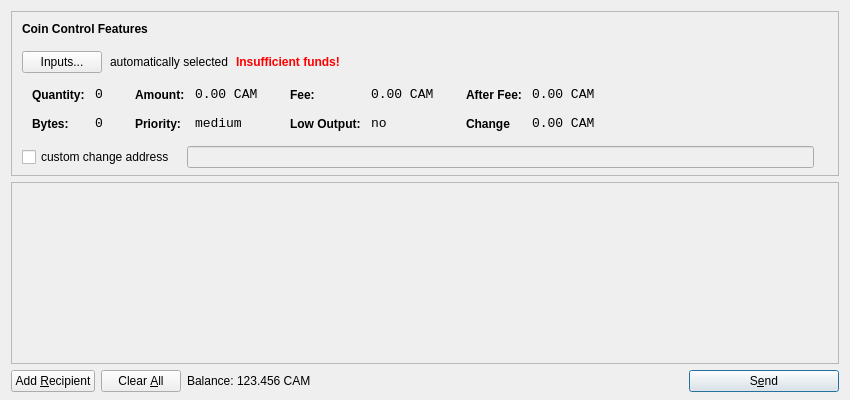
<?xml version="1.0" encoding="UTF-8"?>
<ui version="4.0">
 <class>SendCoinsDialog</class>
 <widget class="QDialog" name="SendCoinsDialog">
  <property name="geometry">
   <rect>
    <x>0</x>
    <y>0</y>
    <width>850</width>
    <height>400</height>
   </rect>
  </property>
  <property name="windowTitle">
   <string>Send Coins</string>
  </property>
  <layout class="QVBoxLayout" name="verticalLayout" stretch="0,1,0">
   <property name="bottomMargin">
    <number>8</number>
   </property>
   <item>
    <widget class="QFrame" name="frameCoinControl">
     <property name="sizePolicy">
      <sizepolicy hsizetype="Expanding" vsizetype="Expanding">
       <horstretch>0</horstretch>
       <verstretch>0</verstretch>
      </sizepolicy>
     </property>
     <property name="maximumSize">
      <size>
       <width>16777215</width>
       <height>16777215</height>
      </size>
     </property>
     <property name="frameShape">
      <enum>QFrame::StyledPanel</enum>
     </property>
     <property name="frameShadow">
      <enum>QFrame::Sunken</enum>
     </property>
     <layout class="QVBoxLayout" name="verticalLayoutCoinControl2">
      <property name="spacing">
       <number>-1</number>
      </property>
      <property name="leftMargin">
       <number>0</number>
      </property>
      <property name="topMargin">
       <number>0</number>
      </property>
      <property name="rightMargin">
       <number>0</number>
      </property>
      <property name="bottomMargin">
       <number>6</number>
      </property>
      <item>
       <layout class="QVBoxLayout" name="verticalLayoutCoinControl" stretch="0,0,0,0,1">
        <property name="spacing">
         <number>0</number>
        </property>
        <property name="leftMargin">
         <number>10</number>
        </property>
        <property name="topMargin">
         <number>10</number>
        </property>
        <item>
         <layout class="QHBoxLayout" name="horizontalLayoutCoinControl1">
          <property name="bottomMargin">
           <number>15</number>
          </property>
          <item>
           <widget class="QLabel" name="labelCoinControlFeatures">
            <property name="sizePolicy">
             <sizepolicy hsizetype="Preferred" vsizetype="Maximum">
              <horstretch>0</horstretch>
              <verstretch>0</verstretch>
             </sizepolicy>
            </property>
            <property name="font">
             <font>
              <weight>75</weight>
              <bold>true</bold>
             </font>
            </property>
            <property name="styleSheet">
             <string notr="true">font-weight:bold;</string>
            </property>
            <property name="text">
             <string>Coin Control Features</string>
            </property>
           </widget>
          </item>
         </layout>
        </item>
        <item>
         <layout class="QHBoxLayout" name="horizontalLayoutCoinControl2" stretch="0,0,0,0">
          <property name="spacing">
           <number>8</number>
          </property>
          <property name="bottomMargin">
           <number>10</number>
          </property>
          <item>
           <widget class="QPushButton" name="pushButtonCoinControl">
            <property name="styleSheet">
             <string notr="true"/>
            </property>
            <property name="text">
             <string>Inputs...</string>
            </property>
           </widget>
          </item>
          <item>
           <widget class="QLabel" name="labelCoinControlAutomaticallySelected">
            <property name="text">
             <string>automatically selected</string>
            </property>
            <property name="margin">
             <number>5</number>
            </property>
           </widget>
          </item>
          <item>
           <widget class="QLabel" name="labelCoinControlInsuffFunds">
            <property name="font">
             <font>
              <weight>75</weight>
              <bold>true</bold>
             </font>
            </property>
            <property name="styleSheet">
             <string notr="true">color:red;font-weight:bold;</string>
            </property>
            <property name="text">
             <string>Insufficient funds!</string>
            </property>
            <property name="margin">
             <number>5</number>
            </property>
           </widget>
          </item>
          <item>
           <spacer name="horizontalSpacerCoinControl">
            <property name="orientation">
             <enum>Qt::Horizontal</enum>
            </property>
            <property name="sizeHint" stdset="0">
             <size>
              <width>40</width>
              <height>1</height>
             </size>
            </property>
           </spacer>
          </item>
         </layout>
        </item>
        <item>
         <widget class="QWidget" name="widgetCoinControl" native="true">
          <property name="sizePolicy">
           <sizepolicy hsizetype="Preferred" vsizetype="Preferred">
            <horstretch>0</horstretch>
            <verstretch>0</verstretch>
           </sizepolicy>
          </property>
          <property name="minimumSize">
           <size>
            <width>0</width>
            <height>0</height>
           </size>
          </property>
          <property name="styleSheet">
           <string notr="true"/>
          </property>
          <layout class="QHBoxLayout" name="horizontalLayoutCoinControl5">
           <property name="margin">
            <number>0</number>
           </property>
           <item>
            <layout class="QHBoxLayout" name="horizontalLayoutCoinControl3" stretch="0,0,0,1">
             <property name="spacing">
              <number>20</number>
             </property>
             <property name="topMargin">
              <number>0</number>
             </property>
             <property name="bottomMargin">
              <number>10</number>
             </property>
             <item>
              <layout class="QFormLayout" name="formLayoutCoinControl1">
               <property name="horizontalSpacing">
                <number>10</number>
               </property>
               <property name="verticalSpacing">
                <number>14</number>
               </property>
               <property name="leftMargin">
                <number>10</number>
               </property>
               <property name="topMargin">
                <number>4</number>
               </property>
               <property name="rightMargin">
                <number>6</number>
               </property>
               <item row="0" column="0">
                <widget class="QLabel" name="labelCoinControlQuantityText">
                 <property name="styleSheet">
                  <string notr="true">font-weight:bold;</string>
                 </property>
                 <property name="text">
                  <string>Quantity:</string>
                 </property>
                 <property name="margin">
                  <number>0</number>
                 </property>
                </widget>
               </item>
               <item row="0" column="1">
                <widget class="QLabel" name="labelCoinControlQuantity">
                 <property name="font">
                  <font>
                   <family>Monospace</family>
                   <pointsize>10</pointsize>
                  </font>
                 </property>
                 <property name="cursor">
                  <cursorShape>IBeamCursor</cursorShape>
                 </property>
                 <property name="contextMenuPolicy">
                  <enum>Qt::ActionsContextMenu</enum>
                 </property>
                 <property name="text">
                  <string>0</string>
                 </property>
                 <property name="margin">
                  <number>0</number>
                 </property>
                 <property name="textInteractionFlags">
                  <set>Qt::LinksAccessibleByMouse|Qt::TextSelectableByKeyboard|Qt::TextSelectableByMouse</set>
                 </property>
                </widget>
               </item>
               <item row="1" column="0">
                <widget class="QLabel" name="labelCoinControlBytesText">
                 <property name="styleSheet">
                  <string notr="true">font-weight:bold;</string>
                 </property>
                 <property name="text">
                  <string>Bytes:</string>
                 </property>
                </widget>
               </item>
               <item row="1" column="1">
                <widget class="QLabel" name="labelCoinControlBytes">
                 <property name="font">
                  <font>
                   <family>Monospace</family>
                   <pointsize>10</pointsize>
                  </font>
                 </property>
                 <property name="cursor">
                  <cursorShape>IBeamCursor</cursorShape>
                 </property>
                 <property name="contextMenuPolicy">
                  <enum>Qt::ActionsContextMenu</enum>
                 </property>
                 <property name="text">
                  <string>0</string>
                 </property>
                 <property name="textInteractionFlags">
                  <set>Qt::LinksAccessibleByMouse|Qt::TextSelectableByKeyboard|Qt::TextSelectableByMouse</set>
                 </property>
                </widget>
               </item>
              </layout>
             </item>
             <item>
              <layout class="QFormLayout" name="formLayoutCoinControl2">
               <property name="horizontalSpacing">
                <number>10</number>
               </property>
               <property name="verticalSpacing">
                <number>14</number>
               </property>
               <property name="leftMargin">
                <number>6</number>
               </property>
               <property name="topMargin">
                <number>4</number>
               </property>
               <property name="rightMargin">
                <number>6</number>
               </property>
               <item row="0" column="0">
                <widget class="QLabel" name="labelCoinControlAmountText">
                 <property name="styleSheet">
                  <string notr="true">font-weight:bold;</string>
                 </property>
                 <property name="text">
                  <string>Amount:</string>
                 </property>
                 <property name="margin">
                  <number>0</number>
                 </property>
                </widget>
               </item>
               <item row="0" column="1">
                <widget class="QLabel" name="labelCoinControlAmount">
                 <property name="font">
                  <font>
                   <family>Monospace</family>
                   <pointsize>10</pointsize>
                  </font>
                 </property>
                 <property name="cursor">
                  <cursorShape>IBeamCursor</cursorShape>
                 </property>
                 <property name="contextMenuPolicy">
                  <enum>Qt::ActionsContextMenu</enum>
                 </property>
                 <property name="text">
                  <string>0.00 CAM</string>
                 </property>
                 <property name="textInteractionFlags">
                  <set>Qt::LinksAccessibleByMouse|Qt::TextSelectableByKeyboard|Qt::TextSelectableByMouse</set>
                 </property>
                </widget>
               </item>
               <item row="1" column="0">
                <widget class="QLabel" name="labelCoinControlPriorityText">
                 <property name="styleSheet">
                  <string notr="true">font-weight:bold;</string>
                 </property>
                 <property name="text">
                  <string>Priority:</string>
                 </property>
                </widget>
               </item>
               <item row="1" column="1">
                <widget class="QLabel" name="labelCoinControlPriority">
                 <property name="font">
                  <font>
                   <family>Monospace</family>
                   <pointsize>10</pointsize>
                  </font>
                 </property>
                 <property name="cursor">
                  <cursorShape>IBeamCursor</cursorShape>
                 </property>
                 <property name="contextMenuPolicy">
                  <enum>Qt::ActionsContextMenu</enum>
                 </property>
                 <property name="text">
                  <string>medium</string>
                 </property>
                 <property name="textInteractionFlags">
                  <set>Qt::LinksAccessibleByMouse|Qt::TextSelectableByKeyboard|Qt::TextSelectableByMouse</set>
                 </property>
                </widget>
               </item>
              </layout>
             </item>
             <item>
              <layout class="QFormLayout" name="formLayoutCoinControl3">
               <property name="horizontalSpacing">
                <number>10</number>
               </property>
               <property name="verticalSpacing">
                <number>14</number>
               </property>
               <property name="leftMargin">
                <number>6</number>
               </property>
               <property name="topMargin">
                <number>4</number>
               </property>
               <property name="rightMargin">
                <number>6</number>
               </property>
               <item row="0" column="0">
                <widget class="QLabel" name="labelCoinControlFeeText">
                 <property name="styleSheet">
                  <string notr="true">font-weight:bold;</string>
                 </property>
                 <property name="text">
                  <string>Fee:</string>
                 </property>
                 <property name="margin">
                  <number>0</number>
                 </property>
                </widget>
               </item>
               <item row="0" column="1">
                <widget class="QLabel" name="labelCoinControlFee">
                 <property name="font">
                  <font>
                   <family>Monospace</family>
                   <pointsize>10</pointsize>
                  </font>
                 </property>
                 <property name="cursor">
                  <cursorShape>IBeamCursor</cursorShape>
                 </property>
                 <property name="contextMenuPolicy">
                  <enum>Qt::ActionsContextMenu</enum>
                 </property>
                 <property name="text">
                  <string>0.00 CAM</string>
                 </property>
                 <property name="textInteractionFlags">
                  <set>Qt::LinksAccessibleByMouse|Qt::TextSelectableByKeyboard|Qt::TextSelectableByMouse</set>
                 </property>
                </widget>
               </item>
               <item row="1" column="0">
                <widget class="QLabel" name="labelCoinControlLowOutputText">
                 <property name="styleSheet">
                  <string notr="true">font-weight:bold;</string>
                 </property>
                 <property name="text">
                  <string>Low Output:</string>
                 </property>
                </widget>
               </item>
               <item row="1" column="1">
                <widget class="QLabel" name="labelCoinControlLowOutput">
                 <property name="font">
                  <font>
                   <family>Monospace</family>
                   <pointsize>10</pointsize>
                  </font>
                 </property>
                 <property name="cursor">
                  <cursorShape>IBeamCursor</cursorShape>
                 </property>
                 <property name="contextMenuPolicy">
                  <enum>Qt::ActionsContextMenu</enum>
                 </property>
                 <property name="text">
                  <string>no</string>
                 </property>
                 <property name="textInteractionFlags">
                  <set>Qt::LinksAccessibleByMouse|Qt::TextSelectableByKeyboard|Qt::TextSelectableByMouse</set>
                 </property>
                </widget>
               </item>
              </layout>
             </item>
             <item>
              <layout class="QFormLayout" name="formLayoutCoinControl4">
               <property name="horizontalSpacing">
                <number>10</number>
               </property>
               <property name="verticalSpacing">
                <number>14</number>
               </property>
               <property name="leftMargin">
                <number>6</number>
               </property>
               <property name="topMargin">
                <number>4</number>
               </property>
               <property name="rightMargin">
                <number>6</number>
               </property>
               <item row="0" column="0">
                <widget class="QLabel" name="labelCoinControlAfterFeeText">
                 <property name="styleSheet">
                  <string notr="true">font-weight:bold;</string>
                 </property>
                 <property name="text">
                  <string>After Fee:</string>
                 </property>
                 <property name="margin">
                  <number>0</number>
                 </property>
                </widget>
               </item>
               <item row="0" column="1">
                <widget class="QLabel" name="labelCoinControlAfterFee">
                 <property name="font">
                  <font>
                   <family>Monospace</family>
                   <pointsize>10</pointsize>
                  </font>
                 </property>
                 <property name="cursor">
                  <cursorShape>IBeamCursor</cursorShape>
                 </property>
                 <property name="contextMenuPolicy">
                  <enum>Qt::ActionsContextMenu</enum>
                 </property>
                 <property name="text">
                  <string>0.00 CAM</string>
                 </property>
                 <property name="textInteractionFlags">
                  <set>Qt::LinksAccessibleByMouse|Qt::TextSelectableByKeyboard|Qt::TextSelectableByMouse</set>
                 </property>
                </widget>
               </item>
               <item row="1" column="0">
                <widget class="QLabel" name="labelCoinControlChangeText">
                 <property name="styleSheet">
                  <string notr="true">font-weight:bold;</string>
                 </property>
                 <property name="text">
                  <string>Change</string>
                 </property>
                </widget>
               </item>
               <item row="1" column="1">
                <widget class="QLabel" name="labelCoinControlChange">
                 <property name="font">
                  <font>
                   <family>Monospace</family>
                   <pointsize>10</pointsize>
                  </font>
                 </property>
                 <property name="cursor">
                  <cursorShape>IBeamCursor</cursorShape>
                 </property>
                 <property name="contextMenuPolicy">
                  <enum>Qt::ActionsContextMenu</enum>
                 </property>
                 <property name="text">
                  <string>0.00 CAM</string>
                 </property>
                 <property name="textInteractionFlags">
                  <set>Qt::LinksAccessibleByMouse|Qt::TextSelectableByKeyboard|Qt::TextSelectableByMouse</set>
                 </property>
                </widget>
               </item>
              </layout>
             </item>
            </layout>
           </item>
          </layout>
         </widget>
        </item>
        <item>
         <layout class="QHBoxLayout" name="horizontalLayoutCoinControl4" stretch="0,0,0">
          <property name="spacing">
           <number>12</number>
          </property>
          <property name="sizeConstraint">
           <enum>QLayout::SetDefaultConstraint</enum>
          </property>
          <property name="topMargin">
           <number>5</number>
          </property>
          <property name="rightMargin">
           <number>5</number>
          </property>
          <item>
           <widget class="QCheckBox" name="checkBoxCoinControlChange">
            <property name="text">
             <string>custom change address</string>
            </property>
           </widget>
          </item>
          <item>
           <widget class="QLineEdit" name="lineEditCoinControlChange">
            <property name="enabled">
             <bool>false</bool>
            </property>
            <property name="sizePolicy">
             <sizepolicy hsizetype="Expanding" vsizetype="Fixed">
              <horstretch>0</horstretch>
              <verstretch>0</verstretch>
             </sizepolicy>
            </property>
           </widget>
          </item>
          <item>
           <widget class="QLabel" name="labelCoinControlChangeLabel">
            <property name="sizePolicy">
             <sizepolicy hsizetype="Preferred" vsizetype="Expanding">
              <horstretch>0</horstretch>
              <verstretch>0</verstretch>
             </sizepolicy>
            </property>
            <property name="minimumSize">
             <size>
              <width>0</width>
              <height>0</height>
             </size>
            </property>
            <property name="text">
             <string/>
            </property>
            <property name="margin">
             <number>3</number>
            </property>
           </widget>
          </item>
         </layout>
        </item>
        <item>
         <spacer name="verticalSpacerCoinControl">
          <property name="orientation">
           <enum>Qt::Vertical</enum>
          </property>
          <property name="sizeHint" stdset="0">
           <size>
            <width>800</width>
            <height>1</height>
           </size>
          </property>
         </spacer>
        </item>
       </layout>
      </item>
     </layout>
    </widget>
   </item>
   <item>
    <widget class="QScrollArea" name="scrollArea">
     <property name="widgetResizable">
      <bool>true</bool>
     </property>
     <widget class="QWidget" name="scrollAreaWidgetContents">
      <property name="geometry">
       <rect>
        <x>0</x>
        <y>0</y>
        <width>830</width>
        <height>165</height>
       </rect>
      </property>
      <layout class="QVBoxLayout" name="verticalLayout_2">
       <property name="margin">
        <number>0</number>
       </property>
       <item>
        <layout class="QVBoxLayout" name="entries">
         <property name="spacing">
          <number>6</number>
         </property>
        </layout>
       </item>
       <item>
        <spacer name="verticalSpacer">
         <property name="orientation">
          <enum>Qt::Vertical</enum>
         </property>
         <property name="sizeHint" stdset="0">
          <size>
           <width>20</width>
           <height>40</height>
          </size>
         </property>
        </spacer>
       </item>
      </layout>
     </widget>
    </widget>
   </item>
   <item>
    <layout class="QHBoxLayout" name="horizontalLayout">
     <item>
      <widget class="QPushButton" name="addButton">
       <property name="toolTip">
        <string>Send to multiple recipients at once</string>
       </property>
       <property name="text">
        <string>Add &amp;Recipient</string>
       </property>
       <property name="icon">
        <iconset resource="../bitcoin.qrc">
         <normaloff>:/icons/add</normaloff>:/icons/add</iconset>
       </property>
       <property name="autoDefault">
        <bool>false</bool>
       </property>
      </widget>
     </item>
     <item>
      <widget class="QPushButton" name="clearButton">
       <property name="sizePolicy">
        <sizepolicy hsizetype="Minimum" vsizetype="Fixed">
         <horstretch>0</horstretch>
         <verstretch>0</verstretch>
        </sizepolicy>
       </property>
       <property name="toolTip">
        <string>Remove all transaction fields</string>
       </property>
       <property name="text">
        <string>Clear &amp;All</string>
       </property>
       <property name="icon">
        <iconset resource="../bitcoin.qrc">
         <normaloff>:/icons/remove</normaloff>:/icons/remove</iconset>
       </property>
       <property name="autoRepeatDelay">
        <number>300</number>
       </property>
       <property name="autoDefault">
        <bool>false</bool>
       </property>
      </widget>
     </item>
     <item>
      <layout class="QHBoxLayout" name="horizontalLayout_2">
       <property name="spacing">
        <number>3</number>
       </property>
       <item>
        <widget class="QLabel" name="label">
         <property name="sizePolicy">
          <sizepolicy hsizetype="Preferred" vsizetype="Fixed">
           <horstretch>0</horstretch>
           <verstretch>0</verstretch>
          </sizepolicy>
         </property>
         <property name="text">
          <string>Balance:</string>
         </property>
        </widget>
       </item>
       <item>
        <widget class="QLabel" name="labelBalance">
         <property name="sizePolicy">
          <sizepolicy hsizetype="Preferred" vsizetype="Fixed">
           <horstretch>0</horstretch>
           <verstretch>0</verstretch>
          </sizepolicy>
         </property>
         <property name="cursor">
          <cursorShape>IBeamCursor</cursorShape>
         </property>
         <property name="text">
          <string>123.456 CAM</string>
         </property>
         <property name="textInteractionFlags">
          <set>Qt::LinksAccessibleByMouse|Qt::TextSelectableByKeyboard|Qt::TextSelectableByMouse</set>
         </property>
        </widget>
       </item>
      </layout>
     </item>
     <item>
      <spacer name="horizontalSpacer">
       <property name="orientation">
        <enum>Qt::Horizontal</enum>
       </property>
       <property name="sizeHint" stdset="0">
        <size>
         <width>40</width>
         <height>20</height>
        </size>
       </property>
      </spacer>
     </item>
     <item>
      <widget class="QPushButton" name="sendButton">
       <property name="minimumSize">
        <size>
         <width>150</width>
         <height>0</height>
        </size>
       </property>
       <property name="toolTip">
        <string>Confirm the send action</string>
       </property>
       <property name="text">
        <string>S&amp;end</string>
       </property>
       <property name="icon">
        <iconset resource="../bitcoin.qrc">
         <normaloff>:/icons/send</normaloff>:/icons/send</iconset>
       </property>
       <property name="default">
        <bool>true</bool>
       </property>
      </widget>
     </item>
    </layout>
   </item>
  </layout>
 </widget>
 <resources>
  <include location="../bitcoin.qrc"/>
 </resources>
 <connections/>
</ui>
